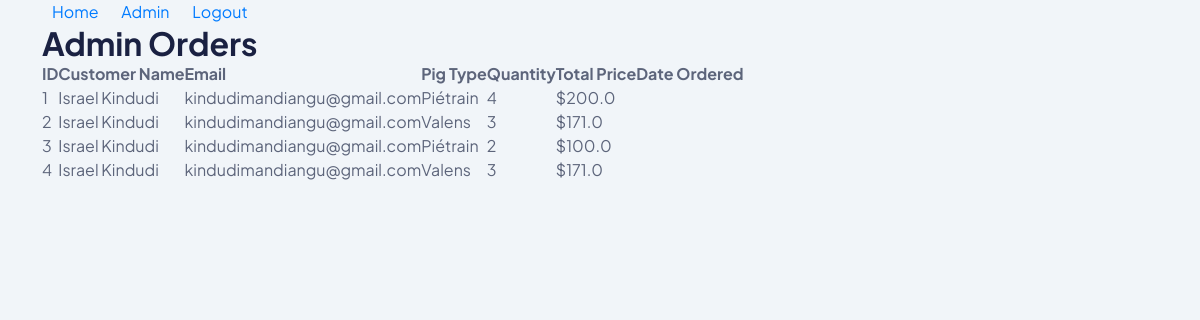
The page /admin (signed in) on the database its author committed.
### models.py (models this page shows)
class Order(db.Model):
    id = db.Column(db.Integer, primary_key=True)
    customer_name = db.Column(db.String(100), nullable=False)
    customer_email = db.Column(db.String(100), nullable=False)
    customer_address = db.Column(db.String(200), nullable=False)
    customer_phone = db.Column(db.String(20), nullable=False)
    pig_type_id = db.Column(db.Integer, db.ForeignKey('pig_type.id'), nullable=False)
    quantity = db.Column(db.Integer, nullable=False)
    total_price = db.Column(db.Float, nullable=False)
    timestamp = db.Column(db.DateTime, default=datetime.utcnow)

class PigType(db.Model):
    id = db.Column(db.Integer, primary_key=True)
    name = db.Column(db.String(100), unique=True, nullable=False)
    description = db.Column(db.Text, nullable=False)
    price = db.Column(db.Float, nullable=False)
    orders = db.relationship('Order', backref='pig_type', lazy=True)

### app.py (the view)
@app.route('/admin')
@login_required
def admin():
    orders = Order.query.all()
    return render_template('admin.html', orders=orders)

### app.py (called while the page is built)
@login_manager.user_loader
def load_user(user_id):
    return User.query.get(int(user_id))

### templates/admin.html
{% extends "base.html" %}
{% block content %}
<h1>Admin Orders</h1>
<table>
    <tr>
        <th>ID</th>
        <th>Customer Name</th>
        <th>Email</th>
        <th>Pig Type</th>
        <th>Quantity</th>
        <th>Total Price</th>
        <th>Date Ordered</th>
    </tr>
    {% for order in orders %}
    <tr>
        <td>{{ order.id }}</td>
        <td>{{ order.customer_name }}</td>
        <td>{{ order.customer_email }}</td>
        <td>{{ order.pig_type.name }}</td>
        <td>{{ order.quantity }}</td>
        <td>${{ order.total_price }}</td>
        <td>{{ order.date_ordered }}</td>
    </tr>
    {% endfor %}
</table>
{% endblock %}

### static/styles.css (style rules this page uses)
body { font-family: Arial, sans-serif; background-color: #f8f9fa; margin: 0; padding: 0; }
body { font-family: Arial, sans-serif; margin: 0; padding: 0; background-color: #f4f4f9; color: #333; }

### static/assets/css/fullcalendar.css (style rules this page uses)
:root { --fc-daygrid-event-dot-width:8px;--fc-list-event-dot-width:10px;--fc-list-event-hover-bg-color:#f5f5f5 }

### rows shown on the page
Order: id "1", customer_name "Israel Kindudi", customer_email "kindudimandiangu@gmail.com", pig_type.name "Piétrain", quantity "4", total_price "200.0"
Order: id "2", customer_name "Israel Kindudi", customer_email "kindudimandiangu@gmail.com", pig_type.name "Valens", quantity "3", total_price "171.0"
Order: id "3", customer_name "Israel Kindudi", customer_email "kindudimandiangu@gmail.com", pig_type.name "Piétrain", quantity "2", total_price "100.0"
Order: id "4", customer_name "Israel Kindudi", customer_email "kindudimandiangu@gmail.com", pig_type.name "Valens", quantity "3", total_price "171.0"
